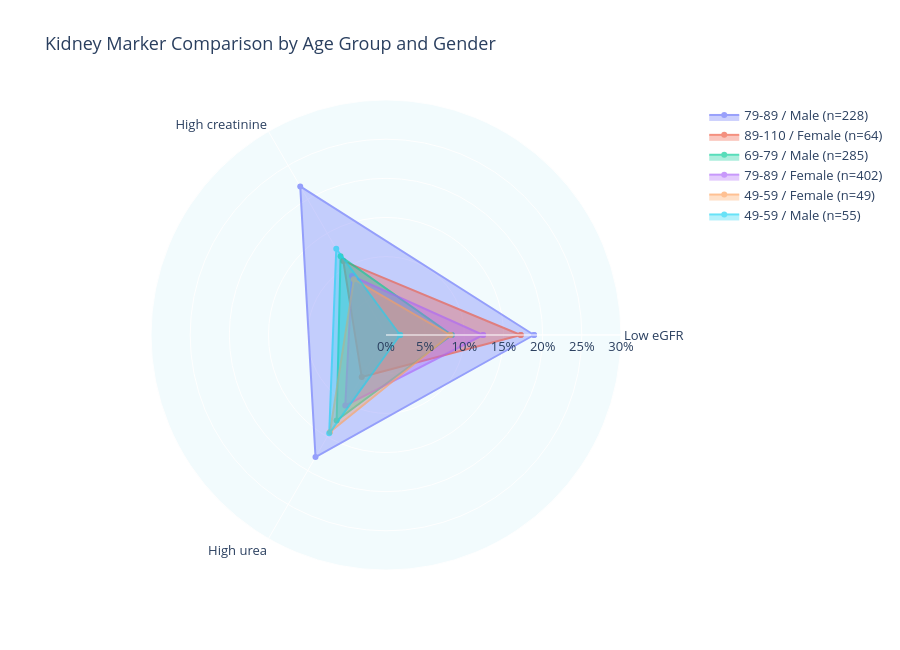

The cell this chart's notebook holds for it:
### Markdown cell above
# PA1. Which age and gender groups have more unusual kidney-related laboratory results?
* Reasoning: * Looking at eGFR, creatinine, and urea together gives more context than checking one marker at a time. The radar shows the percentage of complete records in each group with low eGFR or high creatinine/urea relative to this dataset. Groups with few records are not displayed.

### Code cell
EGFR = "glomerular_filtration_rate"
CREAT = "creatinine_enzymatic_method"
UREA = "urea"
required = [EGFR, CREAT, UREA]
missing = [c for c in required if c not in df.columns]
if missing:
    print("PA1 skipped. Kidney markers missing:", missing)
else:
    kidney = df[[ID, AGE, SEX] + required].dropna().copy()
    kidney = kidney.dropna(subset=[AGE, SEX])
    kidney["Low eGFR"] = (kidney[EGFR] <= df[EGFR].quantile(.10)).astype(int)
    kidney["High creatinine"] = (kidney[CREAT] >= df[CREAT].quantile(.90)).astype(int)
    kidney["High urea"] = (kidney[UREA] >= df[UREA].quantile(.90)).astype(int)
    kidney["kidney_flags"] = kidney[["Low eGFR", "High creatinine", "High urea"]].sum(axis=1)
    summary1 = kidney.groupby([AGE, SEX], observed=True).agg(
        records=(ID, "size"),
        low_egfr=("Low eGFR", "mean"),
        high_creatinine=("High creatinine", "mean"),
        high_urea=("High urea", "mean"),
        average_flags=("kidney_flags", "mean")
    ).reset_index()
    summary1 = summary1[summary1.records >= MIN_GROUP_N].sort_values("average_flags", ascending=False)
    if summary1.empty:
        print(f"PA1: No age/gender group has {MIN_GROUP_N} complete kidney records.")
    else:
        axis_labels = ["Low eGFR", "High creatinine", "High urea"]
        cols = ["low_egfr", "high_creatinine", "high_urea"]
        fig = go.Figure()
        for _, row in summary1.head(6).iterrows():
            values = [round(float(row[c]) * 100, 1) for c in cols]
            fig.add_trace(go.Scatterpolar(
                r=values + [values[0]], theta=axis_labels + [axis_labels[0]],
                fill="toself", name=f"{group_text(row)} (n={int(row.records)})",
                opacity=.65
            ))
        
        fig.update_layout(
            title="Kidney Marker Comparison by Age Group and Gender",
            polar=dict(
                radialaxis=dict(
                visible=True,
                range=[0, 30],
                dtick=5,
                ticksuffix="%"),
            bgcolor="#F2FBFD"
        ),
        height=650,
        paper_bgcolor="white",
        font=dict(size=13),
        xaxis=dict(showgrid=False),
        yaxis=dict(showgrid=False)
)
    
        fig.show()
        display(summary1.round(3))
        top = summary1.iloc[0]
        print("Actual Insight:", f"Among groups with at least {MIN_GROUP_N} complete records, "
              f"{group_text(top)} has the largest average count of these three dataset-based kidney flags "
              f"({top.average_flags:.2f} out of 3, n={int(top.records)}). "
              "Review this group's underlying measurements; these percentile flags are not diagnoses.")

### Figure 1 — Plotly figure (JSON) as saved in the notebook; plotly's stock layout.template omitted (floating-point values rounded to 4 significant figures)
{"data": [{"fill": "toself", "name": "79-89 / Male (n=228)", "opacity": 0.65, "r": [18.9, 21.9, 18, 18.9], "theta": ["Low eGFR", "High creatinine", "High urea", "Low eGFR"], "type": "scatterpolar"}, {"fill": "toself", "name": "89-110 / Female (n=64)", "opacity": 0.65, "r": [17.2, 10.9, 6.2, 17.2], "theta": ["Low eGFR", "High creatinine", "High urea", "Low eGFR"], "type": "scatterpolar"}, {"fill": "toself", "name": "69-79 / Male (n=285)", "opacity": 0.65, "r": [8.4, 11.6, 12.6, 8.4], "theta": ["Low eGFR", "High creatinine", "High urea", "Low eGFR"], "type": "scatterpolar"}, {"fill": "toself", "name": "79-89 / Female (n=402)", "opacity": 0.65, "r": [12.4, 8.7, 10.4, 12.4], "theta": ["Low eGFR", "High creatinine", "High urea", "Low eGFR"], "type": "scatterpolar"}, {"fill": "toself", "name": "49-59 / Female (n=49)", "opacity": 0.65, "r": [8.2, 8.2, 14.3, 8.2], "theta": ["Low eGFR", "High creatinine", "High urea", "Low eGFR"], "type": "scatterpolar"}, {"fill": "toself", "name": "49-59 / Male (n=55)", "opacity": 0.65, "r": [1.8, 12.7, 14.5, 1.8], "theta": ["Low eGFR", "High creatinine", "High urea", "Low eGFR"], "type": "scatterpolar"}], "layout": {"font": {"size": 13}, "height": 650, "paper_bgcolor": "white", "polar": {"bgcolor": "#F2FBFD", "radialaxis": {"dtick": 5, "range": [0, 30], "ticksuffix": "%", "visible": true}}, "title": {"text": "Kidney Marker Comparison by Age Group and Gender"}, "xaxis": {"showgrid": false}, "yaxis": {"showgrid": false}}}
